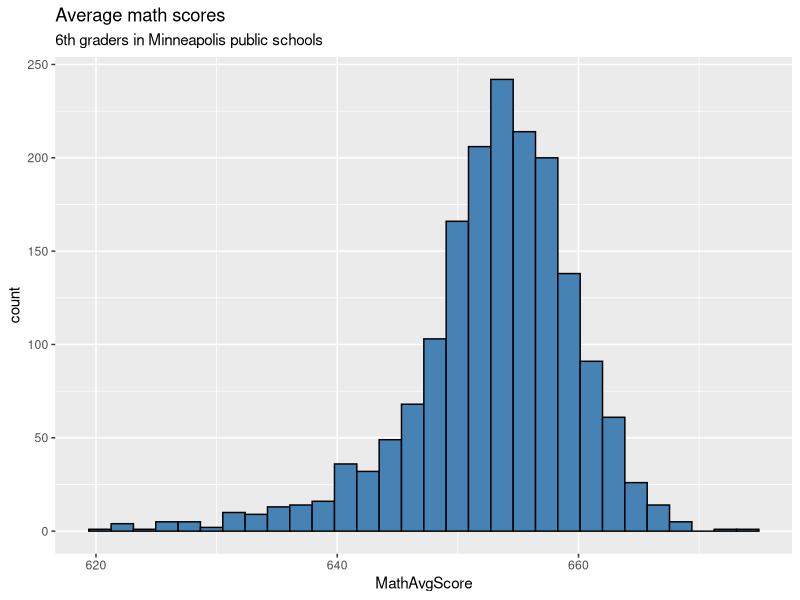
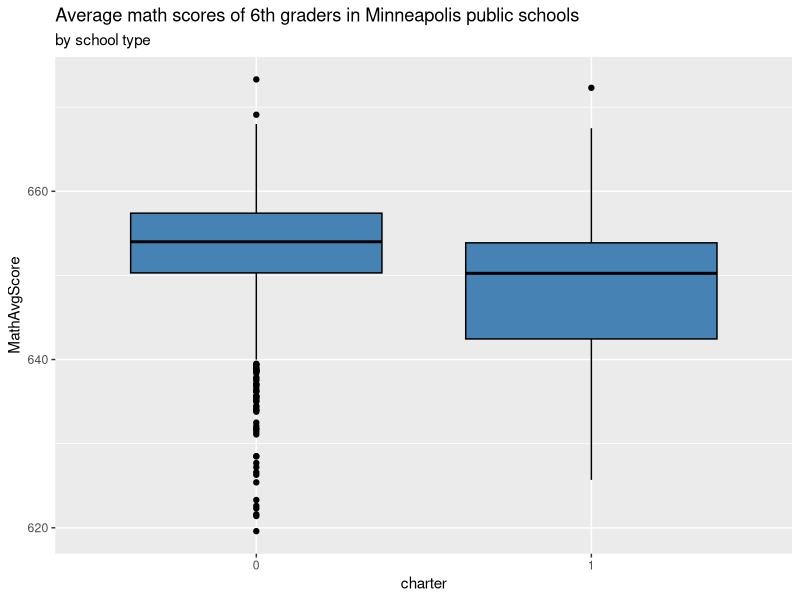
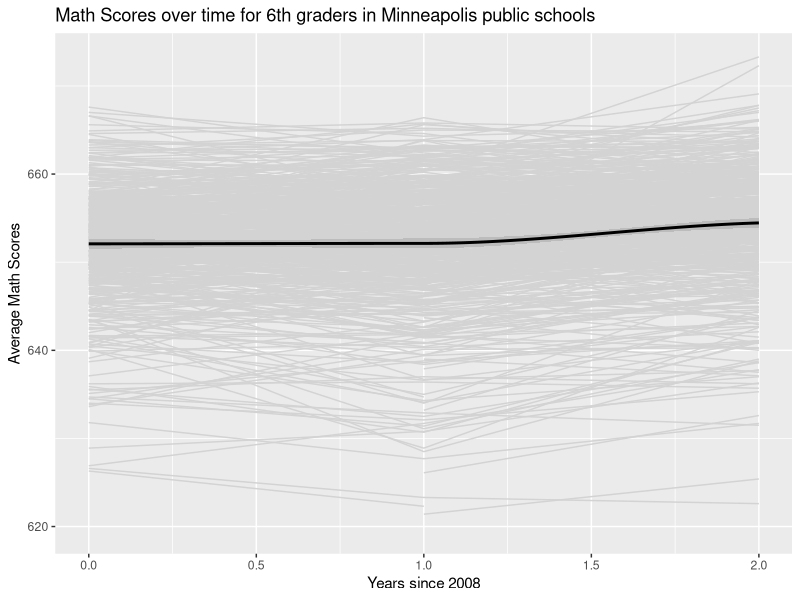

Reproduce these figures in R, in order.
## ---- chunk 1
library(tidyverse)
library(knitr)
library(lme4)
library(broom.mixed)
library(skimr)
## ---- chunk 2
charter <- read_csv("data/charter-long.csv") |>
  mutate(urban = factor(urban),
         charter = factor(charter))
## ---- chunk 3
ggplot(data = charter, aes(x = MathAvgScore))  + 
  geom_histogram(fill = "steelblue", color = "black") + 
  labs(title = "Average math scores", 
  subtitle = "6th graders in Minneapolis public schools")
## ---- chunk 4
ggplot(data = charter, aes(x = charter, y = MathAvgScore)) + 
  geom_boxplot(fill = "steelblue", color = "black")  +
  labs(title = "Average math scores of 6th graders in Minneapolis public schools", 
       subtitle = "by school type")
## ---- chunk 5
## scatterplot

## ---- chunk 6
set.seed(030424)

# get sample of 24 schools
sample_schools <- charter |>
  distinct(schoolid) |>
  sample_n(24) |> pull()

# get data for those schools
sample_data <- charter |>
  filter(schoolid %in% sample_schools)
## ---- chunk 7
## lattice plot


## ---- chunk 8
ggplot(data = charter, aes(x = year08, y = MathAvgScore)) + 
  geom_line(aes(group = schoolid), color = "light gray") + 
  geom_smooth(color = "black", linewidth = 1, method = "loess") + 
  labs(x ="Years since 2008",
       y ="Average Math Scores", 
       title = "Math Scores over time for 6th graders in Minneapolis public schools")
## ---- chunk 9
# spaghetti plot by school type


## ---- chunk 10
# Fit the unconditional means model

## ---- chunk 11
# Calculate the intraclass correlation


## ---- chunk 12
# Fit the unconditional growth model

## ---- chunk 13
# Pseudo R^2

## ---- chunk 14
# Fit model with school level covariates
